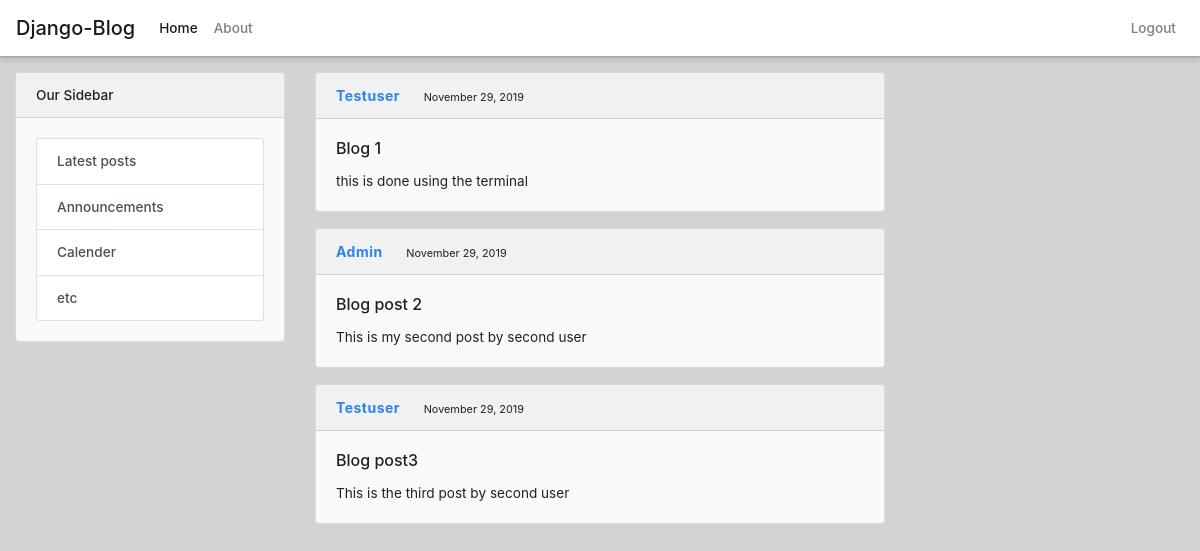
The app's page /home/ (signed in) with its own data.
### blog/models.py (models this page shows, shortened)
class Post(models.Model):
    Title = models.CharField(max_length = 100)
    Content = models.TextField()
    date = models.DateTimeField(default=timezone.now())
    author = models.ForeignKey(User,on_delete= models.CASCADE)

### blog/views.py (the view)
# urls.py: path('home/',views.home,name='blog-home'),
def home(request):
    context = {
        'posts' : Post.objects.all()
    }
    return render(request,'blog/home.html', context)

### blog/templates/blog/home.html
{% extends "blog/base.html" %} {% block content %} {% if user.is_authenticated %}
<div class="row mt-3">
    <div class="col-lg-3 col-md-6">
        <div class="sidebar">
            <div class="card bg-light mb-3" style="max-width: 20rem;">
                <div class="card-header">Our Sidebar</div>
                <div class="card-body">
                    <div class="list-group">
                        <a href="#" class="list-group-item list-group-item-action">
                                Latest posts
                            </a>
                        <a href="#" class="list-group-item list-group-item-action">Announcements
                            </a>
                        <a href="#" class="list-group-item list-group-item-action">Calender
                            </a>
                        <a href="#" class="list-group-item list-group-item-action ">etc
                            </a>
                    </div>
                </div>
            </div>
        </div>
    </div>
    <div class="col-lg-6 col-md-6">
        <div class="posts">
            {% for i in posts %}
            <div class="card bg-light mb-3" style="max-width: 40rem;">
                <div class="card-header">
                    <strong id="username">{{ i.author.username }}</strong>
                    <small>{{i.date | date:"F d, Y"}}</small>
                </div>
                <div class="card-body">
                    <h6 class="card-title"> {{ i.Title }} </h6>
                    <p class="card-text">{{i.Content}}</p>
                </div>
            </div>
            {% endfor %}
        </div>
    </div>
</div>
{% else %}
<p> You are not signed in Please <a href="{% url 'login' %}">Sign In </a></p>
{% endif %} {% endblock content %}

### blog/templates/blog/base.html (shortened to what this page needs)
<!DOCTYPE html>
<html lang="en">
<head>
     {% load staticfiles %}
    <link rel="stylesheet" type="text/css" href="{% static 'blog/content/bootstrap.css' %}">
    <link rel="stylesheet" type="text/css" href="{% static 'blog/content/bootstrap-grid.css' %}">
</head>
<body>
    <nav class="navbar navbar-expand-lg navbar-light bg-primary">
        <a class="navbar-brand" href="{% url 'blog-home'%}">Django-Blog</a>
        <div class="collapse navbar-collapse" id="navbarTogglerDemo03">
            <ul class="navbar-nav mr-auto mt-2 mt-md-0">
                <li class="nav-item active">
                    {% if user.is_authenticated %}
                    <a class="nav-link" href="{% url 'blog-home' %}">Home
                {%endif%}
    </a>
                </li>
                <li class="nav-item">
                    {% if user.is_authenticated %}
                    <a class="nav-link" href="{% url 'blog-about' %}">About</a> {%endif%}
                </li>
            </ul>
            <form class="form-inline my-2 my-lg-0">
                <ul class="navbar-nav mr-auto">
                    <li class="nav-item">
                        {% if user.is_authenticated %}
                        <a class="nav-link" href="{% url 'profile' %}" style="text-transform:capitalize">{{user.profile.fullname}}</a> {% else %}
                        <a class="nav-link" href="{% url 'user-register' %}">Register</a> {% endif %}
                    </li>
                    <li class="nav-item">
                        {% if user.is_authenticated %}
                        <a class="nav-link" href="{% url 'logout' %}">Logout</a> {% else %}
                        <a class="nav-link" href="{% url 'login' %}">Login</a> {% endif %}
                    </li>
                </ul>
            </form>
        </div>
    </nav>
    <div class="container-fluid">
        {% block content%} {% endblock %}
    </div>
</body>
</html>

### records on screen
Post: author.username "Testuser", date "November 29, 2019", Title "Blog 1", Content "this is done using the terminal"
Post: author.username "Admin", date "November 29, 2019", Title "Blog post 2", Content "This is my second post by second user"
Post: author.username "Testuser", date "November 29, 2019", Title "Blog post3", Content "This is the third post by second user"
